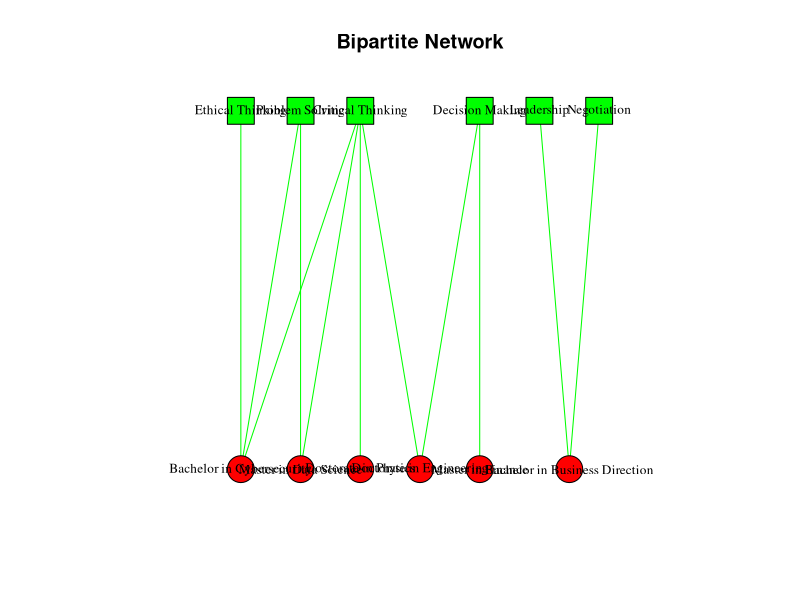

This figure's R source:
library(readr)
library(igraph)

# Your data
data <- read_csv("HypotheticalData.csv")

# Create a bipartite graph
bn <- graph_from_data_frame(data, directed = FALSE)

# Get bipartite mapping
mapping <- bipartite_mapping(bn)
V(bn)$type <- mapping$type

# Set vertex attributes
V(bn)$color <- ifelse(V(bn)$type, "red", "green")
V(bn)$shape <- ifelse(V(bn)$type, "circle", "square")
V(bn)$label.cex <- ifelse(V(bn)$type, 0.5, 1)
V(bn)$size <- sqrt(degree(bn))
E(bn)$color <- 'green'


# Plot the bipartite network
plot(
  bn,
  vertex.label.color = "black",
  vertex.label.cex = 0.8,
  vertex.size = 15,
  edge.width = 1,
  layout = layout_as_bipartite,
  main = "Bipartite Network"
)
